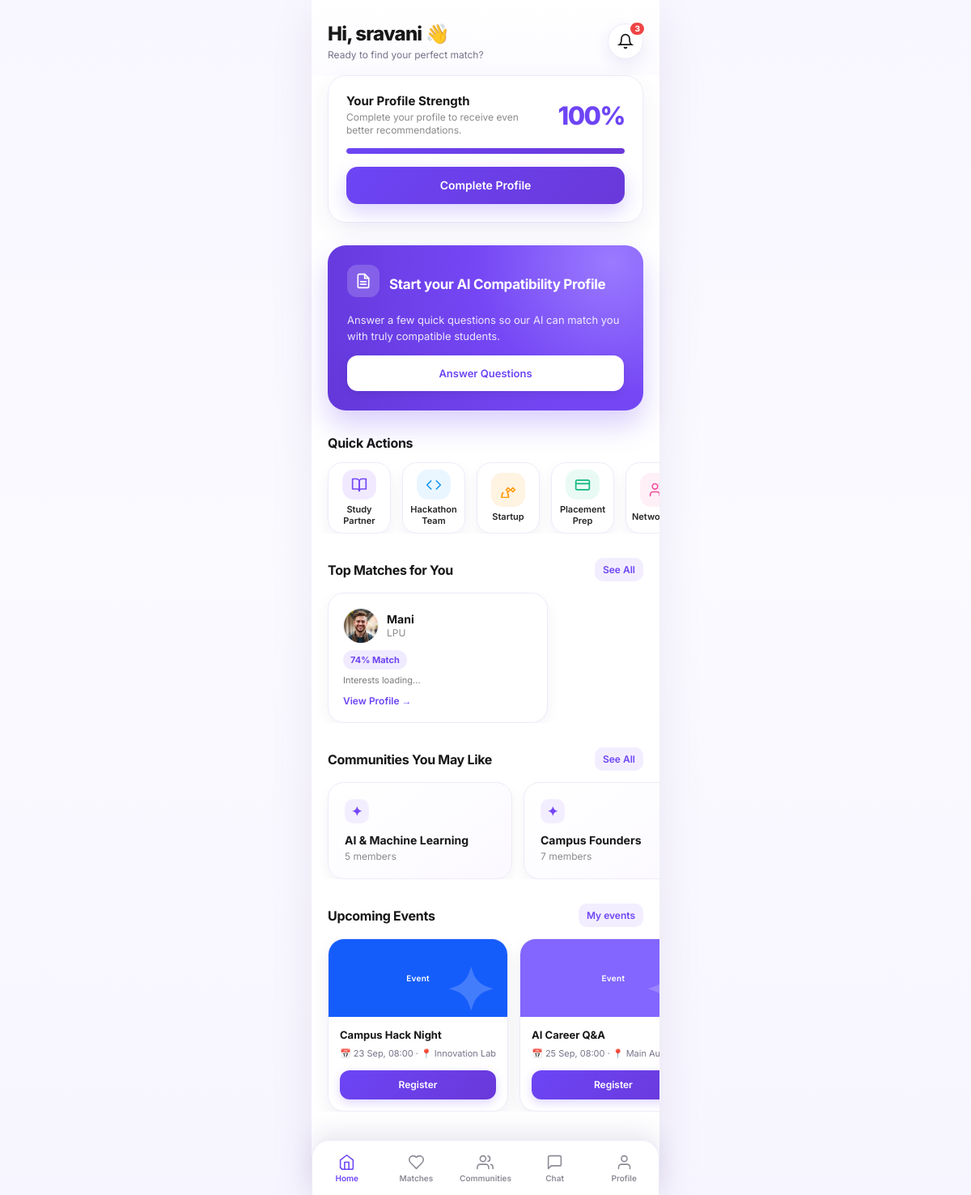
The page /home/ (signed in) on the database its author committed.
### accounts/models.py (models this page shows, shortened)
class User(AbstractUser):
    id = models.UUIDField(primary_key=True, default=uuid.uuid4, editable=False)
    username = None  # Not used; authentication via email
    email = models.EmailField('Email Address', unique=True)
    first_name = models.CharField('First Name', max_length=150, blank=True)
    last_name = models.CharField('Last Name', max_length=150, blank=True)
    is_verified = models.BooleanField('Verified', default=False)
    created_at = models.DateTimeField(auto_now_add=True)
    updated_at = models.DateTimeField(auto_now=True)
    USERNAME_FIELD = 'email'
    REQUIRED_FIELDS = ['first_name', 'last_name']
    objects = UserManager()
    class Meta:
        db_table = 'accounts_user'
        ordering = ['-created_at']

### profiles/models.py (models this page shows, shortened)
class Profile(models.Model):
    id = models.UUIDField(primary_key=True, default=uuid.uuid4, editable=False)
    user = models.OneToOneField(settings.AUTH_USER_MODEL, on_delete=models.CASCADE, related_name='profile')
    university = models.CharField(max_length=200, blank=True)
    major = models.CharField(max_length=200, blank=True)
    year = models.CharField(max_length=50, blank=True)
    age = models.PositiveSmallIntegerField(null=True, blank=True)
    city = models.CharField(max_length=100, blank=True)
    gender = models.CharField(max_length=40, blank=True)
    languages = models.CharField(max_length=300, blank=True)
    bio = models.TextField(blank=True, max_length=500)
    interests = models.CharField(max_length=300, blank=True)
    photo = models.ImageField(upload_to='profiles/', blank=True, null=True)
    is_public = models.BooleanField(default=True)
    questionnaire_completed = models.BooleanField(default=False)
    created_at = models.DateTimeField(auto_now_add=True)
    updated_at = models.DateTimeField(auto_now=True)
    class Meta:
        db_table = 'profiles_profile'

### communities/models.py (models this page shows, shortened)
class Community(models.Model):
    name = models.CharField(max_length=150)
    description = models.TextField(blank=True)
    category = models.CharField(max_length=100, blank=True)
    members = models.ManyToManyField(
        settings.AUTH_USER_MODEL,
        blank=True,
        related_name='communities',
    )
    created_at = models.DateTimeField(auto_now_add=True)
    class Meta:
        ordering = ('name',)

### events/models.py (models this page shows, shortened)
class Event(models.Model):
    title = models.CharField(max_length=200)
    description = models.TextField(blank=True)
    start = models.DateTimeField()
    location = models.CharField(max_length=200, blank=True)
    color = models.CharField(max_length=7, default='#7C4DFF')
    attendees = models.ManyToManyField(
        settings.AUTH_USER_MODEL,
        blank=True,
        related_name='events',
    )
    created_at = models.DateTimeField(auto_now_add=True)
    class Meta:
        ordering = ('start',)

### core/urls.py (the view)
# urls.py: path('home/', home_view, name='home'),
@login_required
def home_view(request):
    profile_pct = get_profile_completion(request.user)
    questionnaire_done = hasattr(request.user, 'profile') and request.user.profile.questionnaire_completed
    top_matches = []
    if hasattr(request.user, 'profile'):
        try:
            from django.contrib.auth import get_user_model
            from matching.services import excluded_ids, is_discoverable, score_match
            User = get_user_model()
            candidates = User.objects.filter(
                is_active=True, profile__is_public=True,
                profile__questionnaire_completed=True,
            ).exclude(id__in=excluded_ids(request.user)).select_related('profile')
            ranked = []
            for candidate in candidates:
                breakdown = score_match(request.user, candidate)
                if is_discoverable(request.user, candidate, breakdown):
                    ranked.append((candidate, breakdown))
            from connections.models import Connection
            connected_ids = set(Connection.objects.filter(
                Q(requester=request.user, status__in=('ACCEPTED', 'CONNECTED')) |
                Q(recipient=request.user, status__in=('ACCEPTED', 'CONNECTED')),
            ).values_list('requester_id', flat=True))
            connected_ids.update(Connection.objects.filter(
                Q(requester=request.user, status__in=('ACCEPTED', 'CONNECTED')) |
                Q(recipient=request.user, status__in=('ACCEPTED', 'CONNECTED')),
            ).values_list('recipient_id', flat=True))
            top_matches = []
            for candidate, breakdown in sorted(
                ranked, key=lambda item: item[1]['overall_score'], reverse=True
            ):
                connected = candidate.id in connected_ids
                top_matches.append({
                    'id': candidate.id,
                    'first_name': candidate.first_name,
                    'last_name': candidate.last_name,
                    'compat': breakdown['overall_score'],
                    'can_view_full_profile': connected,
                    'is_private': not connected,
                    'photo_url': (
                        candidate.profile.photo.url
                        if connected and candidate.profile.photo else ''
                    ),
                    'university': candidate.profile.university if connected else '',
                    'interests': candidate.profile.interests if connected else '',
                })
        except Exception:
            top_matches = []
    communities = []
    try:
        from communities.models import Community
        communities = list(Community.objects.all()[:5])
    except Exception:
        pass
    events = []
    try:
        from events.models import Event
        events = list(Event.objects.all().order_by('start')[:5])
        from events.models import EventRegistration
        registered_event_ids = set(EventRegistration.objects.filter(
            user=request.user, event__in=events,
        ).values_list('event_id', flat=True))
    except Exception:
        pass
    return render(request, 'pages/home.html', {
        'profile_pct': profile_pct,
        'questionnaire_done': questionnaire_done,
        'student_name': request.user.get_full_name() or request.user.first_name or request.user.email,
        'top_matches': top_matches,
        'communities': communities,
        'events': events,
        'registered_event_ids': registered_event_ids if events else set(),
    })

### templates/pages/home.html (shortened to what this page needs)
<!DOCTYPE html>
<html lang="en">
<head>
</head>
<body>
<div class="app-shell">
<header class="header" aria-label="Header">
  <div class="greeting">
    <h2>Hi, {{ student_name }} 👋</h2>
    <p>Ready to find your perfect match?</p>
  </div>
  <a href="{% url 'notifications_inbox' %}" class="notif-btn" aria-label="Notifications">
    <svg width="20" height="20" viewBox="0 0 24 24" fill="none" stroke="currentColor" stroke-width="2" stroke-linecap="round"><path d="M6 8a6 6 0 0 1 12 0c0 7 3 9 3 9H3s3-2 3-9"/><path d="M10.3 21a1.94 1.94 0 0 0 3.4 0"/></svg>
    <span class="notif-badge" id="notification-badge" aria-live="polite"></span>
  </a>
</header>
<section class="card" aria-label="Profile strength" style="animation:fadeUp .4s ease-out both;">
  <div class="profile-card">
    <div class="info">
      <h3>Your Profile Strength</h3>
      <p>Complete your profile to receive even better recommendations.</p>
    </div>
    <div class="pct">{{ profile_pct }}%</div>
  </div>
  <div class="progress-track" aria-hidden="true"><div class="progress-fill" style="width:{{ profile_pct }}%;"></div></div>
  <a href="/profiles/setup/" style="display:block;margin-top:16px;background:linear-gradient(135deg,var(--p),var(--pd));color:#fff;height:46px;line-height:46px;border-radius:14px;text-align:center;font-weight:600;font-size:14px;text-decoration:none;box-shadow:0 10px 24px rgba(109,69,245,.24);transition:transform .15s ease;">Complete Profile</a>
</section>
<section class="card ai-card" aria-label="AI compatibility" style="animation:fadeUp .45s ease-out .1s both;">
  <div style="display:flex;align-items:center;gap:12px;margin-bottom:8px;">
    <span class="icon-wrap"><svg width="20" height="20" viewBox="0 0 24 24" fill="none" stroke="#fff" stroke-width="2" stroke-linecap="round"><path d="M14 2H6a2 2 0 0 0-2 2v16a2 2 0 0 0 2 2h12a2 2 0 0 0 2-2V8z"/><polyline points="14 2 14 8 20 8"/><line x1="16" y1="13" x2="8" y2="13"/><line x1="16" y1="17" x2="8" y2="17"/></svg></span>
    <h2>Start your AI Compatibility Profile</h2>
  </div>
  <p>Answer a few quick questions so our AI can match you with truly compatible students.</p>
  <a href="/questionnaire/intro/" class="btn-white">Answer Questions</a>
</section>
<section aria-label="Quick actions">
  <div class="section-title"><h3>Quick Actions</h3></div>
  <div class="quick-row">
    <a href="/matches/" class="quick-item"><div class="quick-card" style="animation-delay:0s"><div class="quick-icon" style="background:#F1EAFF;color:#7547F5;animation-delay:0s"><svg width="20" height="20" viewBox="0 0 24 24" fill="none" stroke="currentColor" stroke-width="2" stroke-linecap="round" stroke-linejoin="round"><path d="M2 3h6a4 4 0 0 1 4 4v14a3 3 0 0 0-3-3H2z"/><path d="M22 3h-6a4 4 0 0 0-4 4v14a3 3 0 0 1 3-3h7z"/></svg></div><span class="quick-label">Study<br>Partner</span></div></a>
    <a href="/matches/" class="quick-item"><div class="quick-card" style="animation-delay:0.2s"><div class="quick-icon" style="background:#EAF6FF;color:#1597F5;animation-delay:0.2s"><svg width="20" height="20" viewBox="0 0 24 24" fill="none" stroke="currentColor" stroke-width="2" stroke-linecap="round" stroke-linejoin="round"><polyline points="16 18 22 12 16 6"/><polyline points="8 6 2 12 8 18"/></svg></div><span class="quick-label">Hackathon<br>Team</span></div></a>
    <a href="/matching/" class="quick-item"><div class="quick-card" style="animation-delay:0.4s"><div class="quick-icon" style="background:#FFF3E2;color:#FF9800;animation-delay:0.4s"></div><span class="quick-label">Startup</span></div></a>
    <a href="/communities/" class="quick-item"><div class="quick-card" style="animation-delay:0.6s"><div class="quick-icon" style="background:#E9FAF4;color:#10B981;animation-delay:0.6s"><svg width="20" height="20" viewBox="0 0 24 24" fill="none" stroke="currentColor" stroke-width="2" stroke-linecap="round" stroke-linejoin="round"><rect width="20" height="14" x="2" y="5" rx="2"/><line x1="2" y1="10" x2="22" y2="10"/></svg></div><span class="quick-label">Placement<br>Prep</span></div></a>
    <a href="/events/" class="quick-item"><div class="quick-card" style="animation-delay:0.8s"><div class="quick-icon" style="background:#FFF0F7;color:#F04F9D;animation-delay:0.8s"><svg width="20" height="20" viewBox="0 0 24 24" fill="none" stroke="currentColor" stroke-width="2" stroke-linecap="round" stroke-linejoin="round"><path d="M16 21v-2a4 4 0 0 0-4-4H6a4 4 0 0 0-4 4v2"/><circle cx="9" cy="7" r="4"/><path d="M22 21v-2a4 4 0 0 0-3-3.87"/><path d="M16 3.13a4 4 0 0 1 0 7.75"/></svg></div><span class="quick-label">Networking</span></div></a>
  </div>
</section>
<section aria-label="Top matches">
  <div class="section-title"><h3>Top Matches for You</h3><a href="/matches/explore/">See All</a></div>
  {% if top_matches %}
    <div class="match-scroller">
      {% for m in top_matches %}
      <div class="match-card">
        <div class="match-header">{% if m.photo_url %}<img src="{{ m.photo_url }}" alt="{{ m.first_name }}">{% else %}<div class="avatar-placeholder private-avatar">🔒</div>{% endif %}<div><h4>{% if m.can_view_full_profile %}{{ m.first_name }} {{ m.last_name }}{% else %}??? ???{% endif %}</h4><p class="sub">{% if m.can_view_full_profile %}{{ m.university|default:'Campus Connect student' }}{% else %}Private profile · Connect to unlock{% endif %}</p></div></div>
        <div class="pct">{{ m.compat }}% Match</div>
        <div class="tags">{% if m.can_view_full_profile %}{{ m.interests|truncatechars:40|default:'Interests loading...' }}{% else %}🔒 Details hidden until connection{% endif %}</div>
        <a href="/profiles/{{ m.id }}/" style="display:inline-block;margin-top:10px;font-size:12px;color:var(--p);font-weight:600;text-decoration:none;">{% if m.is_private %}🔒 View locked profile →{% else %}View Profile →{% endif %}</a>
      </div>
      {% endfor %}
    </div>
  {% else %}
  <div class="empty-state">Complete your profile and add your university to discover students from your campus.</div>
  {% endif %}
</section>
<section aria-label="Communities">
  <div class="section-title"><h3>Communities You May Like</h3><a href="/communities/">See All</a></div>
  <div class="community-row">
    {% for c in communities %}
    <a href="/communities/{{ c.id }}/" class="community-card"><h4 style="font-weight:700;font-size:14px;margin-bottom:4px;color:var(--black);">{{ c.name }}</h4><p style="font-size:12px;color:#8A8A8A;">{{ c.members.count|default:0 }} members</p></a>
    {% empty %}
    <div class="empty-state" style="min-width:228px;">No communities yet — be the first to create one from the Communities tab.</div>
    {% endfor %}
  </div>
</section>
<section aria-label="Upcoming events">
  <div class="section-title"><h3>Upcoming Events</h3><a href="/events/">My events</a></div>
  <div class="event-row">
    {% for e in events %}
    <div class="event-card" aria-label="{{ e.title }}">
      <div class="event-img" style="--event-color:{{ e.color|default:'#7C4DFF' }}">Event</div>
      <h4>{{ e.title }}</h4>
      <div class="meta">📅 {{ e.start|date:"d M, H:i" }} · 📍 {{ e.location|default:"Campus" }}</div>
      {% if e.id in registered_event_ids %}<button class="btn register-btn is-registered" type="button" disabled>Registered</button>{% else %}<button class="btn register-btn" type="button" data-event-id="{{ e.id }}" data-event-title="{{ e.title|escape }}">Register</button>{% endif %}
    </div>
    {% empty %}
    <div class="empty-state" style="min-width:200px;">No upcoming events available.</div>
    {% endfor %}
  </div>
</section>
<nav class="bottom-nav" aria-label="Main navigation">
  <a href="/" class="nav-item active" aria-current="page"><svg viewBox="0 0 24 24" fill="none" stroke="currentColor" stroke-width="2" stroke-linecap="round" stroke-linejoin="round"><path d="M3 9l9-7 9 7v11a2 2 0 0 1-2 2H5a2 2 0 0 0-2-2z"/><polyline points="9 22 9 12 15 12 15 22"/></svg><span>Home</span></a>
  <a href="/matches/explore/" class="nav-item" aria-label="Matches"><svg viewBox="0 0 24 24" fill="none" stroke="currentColor" stroke-width="2" stroke-linecap="round" stroke-linejoin="round"><path d="M19 14c1.49-1.46 3-3.21 3-5.5A5.5 5.5 0 0 0 16.5 3c-1.76 0-3 .5-4.5 2-1.5-1.5-2.74-2-4.5-2A5.5 5.5 0 0 0 2 8.5c0 2.3 1.5 4.05 3 5.5l7 7Z"/></svg><span>Matches</span></a>
  <a href="/communities/" class="nav-item" aria-label="Communities"><svg viewBox="0 0 24 24" fill="none" stroke="currentColor" stroke-width="2" stroke-linecap="round" stroke-linejoin="round"><path d="M17 21v-2a4 4 0 0 0-4-4H5a4 4 0 0 0-4 4v2"/><circle cx="9" cy="7" r="4"/><path d="M23 21v-2a4 4 0 0 0-3-3.87"/><path d="M16 3.13a4 4 0 0 1 0 7.75"/></svg><span>Communities</span></a>
  <a href="/chat/" class="nav-item" aria-label="Chat" style="position:relative"><svg viewBox="0 0 24 24" fill="none" stroke="currentColor" stroke-width="2" stroke-linecap="round" stroke-linejoin="round"><path d="M21 15a2 2 0 0 1-2 2H7l-4 4V5a2 2 0 0 1 2-2h14a2 2 0 0 1 2 2z"/></svg><span>Chat</span></a>
  <a href="/profiles/" class="nav-item" aria-label="Profile"><svg viewBox="0 0 24 24" fill="none" stroke="currentColor" stroke-width="2" stroke-linecap="round" stroke-linejoin="round"><path d="M20 21v-2a4 4 0 0 0-4-4H8a4 4 0 0 0-4 4v2"/><circle cx="12" cy="7" r="4"/></svg><span>Profile</span></a>
</nav>
</div>
</body>
</html>

### rows shown on the page
User: first_name "sravani"
User: first_name "Mani"
Profile: university "LPU"
Community: name "AI & Machine Learning", members.count "5"
Community: name "Campus Founders", members.count "7"
Event: title "Campus Hack Night", start "23 Sep, 08:00", location "Innovation Lab"
Event: title "AI Career Q&A", start "25 Sep, 08:00", location "Main…"

### other values the page prints
{{ profile_pct }} "100"
{{ m.compat }} "74"
{{ m.interests|truncatechars:40|default:'Interests loading...' }} "Interests loading..."
